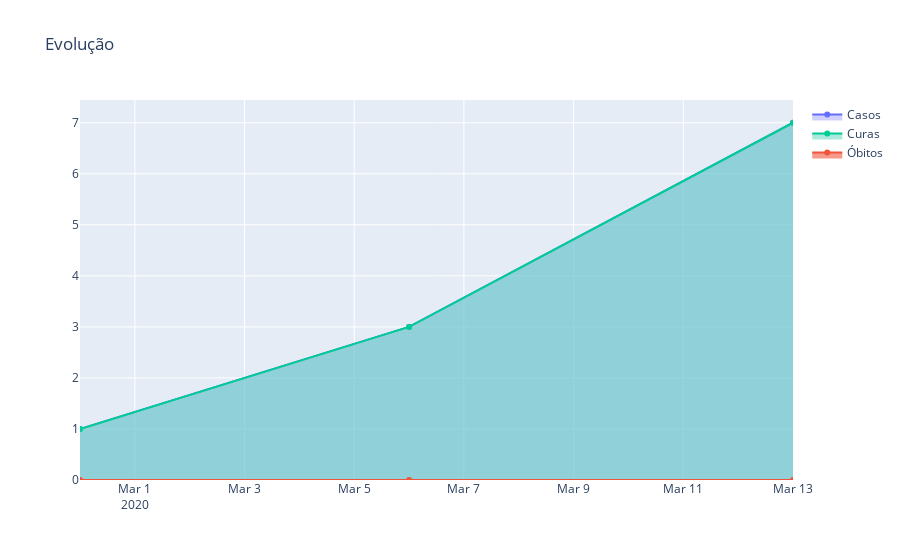

Source (notebook cell):
### Code cell
fig = go.Figure()

df_bar = df_counts[['DataNotificacao', 'ConfirmadosAcumulado', 'ObitosAcumulado', 'CurasAcumulado']]\
    .groupby(['DataNotificacao'])\
    .sum()\
    .reset_index()\
    .rename({'ConfirmadosAcumulado': 'Casos', 'ObitosAcumulado': 'Óbitos', 'CurasAcumulado': 'Curas'}, axis=1)

fig.add_trace(
    go.Scatter(
        x=df_bar['DataNotificacao'],
        y=df_bar['Casos'],
        fill='tozeroy',
        fillcolor=f'rgba{(99, 100, 250, 0.3)}',
        line_color='#636EFA',
        name='Casos',
    )
)

fig.add_trace(
    go.Scatter(
        x=df_bar['DataNotificacao'],
        y=df_bar['Curas'],
        fill='tozeroy',
        fillcolor=f'rgba{(114, 219, 197, 0.6)}',
        line_color='#00CC96',
        name='Curas',
    )
)

fig.add_trace(
    go.Scatter(
        x=df_bar['DataNotificacao'],
        y=df_bar['Óbitos'],
        fill='tozeroy',
        fillcolor=f'rgba{(239, 85, 59, 0.6)}',
        line_color='#EF553B',
        name='Óbitos',
    )
)

fig.update_layout(title="Evolução")

fig.show()

### Figure 1 — Plotly figure (JSON) as saved in the notebook; plotly's stock layout.template omitted (floating-point values rounded to 4 significant figures)
{"data": [{"fill": "tozeroy", "fillcolor": "rgba(99, 100, 250, 0.3)", "line": {"color": "#636EFA"}, "name": "Casos", "type": "scatter", "x": ["2020-02-29T00:00:00", "2020-03-06T00:00:00", "2020-03-13T00:00:00"], "y": [1, 3, 7]}, {"fill": "tozeroy", "fillcolor": "rgba(114, 219, 197, 0.6)", "line": {"color": "#00CC96"}, "name": "Curas", "type": "scatter", "x": ["2020-02-29T00:00:00", "2020-03-06T00:00:00", "2020-03-13T00:00:00"], "y": [1, 3, 7]}, {"fill": "tozeroy", "fillcolor": "rgba(239, 85, 59, 0.6)", "line": {"color": "#EF553B"}, "name": "Óbitos", "type": "scatter", "x": ["2020-02-29T00:00:00", "2020-03-06T00:00:00", "2020-03-13T00:00:00"], "y": [0, 0, 0]}], "layout": {"title": {"text": "Evolução"}}}
